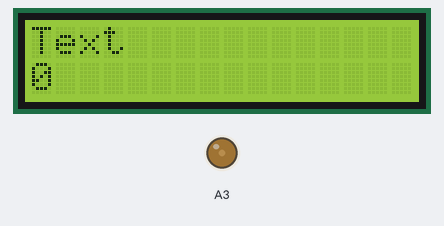
Bench run of a sketch on a simulated Arduino MKR. Shown: 16×2 character LCD, output pins drawn as LEDs (lit = HIGH). WiFi joins after 1.5 s; servers stay silent unless stated.

Above: at 3.1 s.
At 7.1 s:
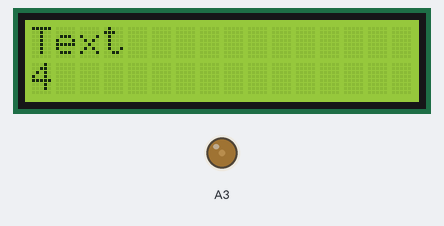
At 12.1 s:
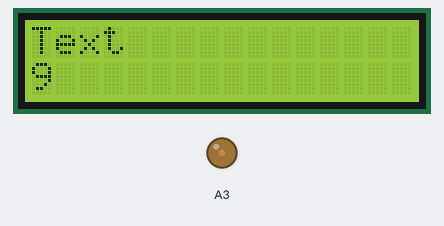
At 20.1 s:
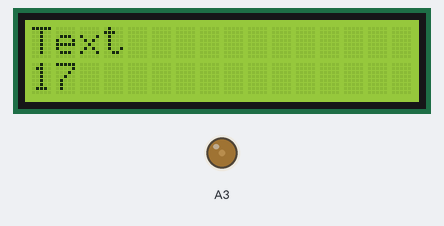
At 29.2 s:
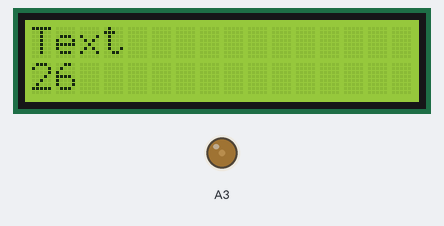
At 38.2 s:
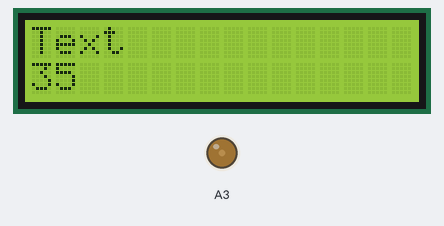

The sketch:

project2_may08b.ino
```cpp
#include "arduino_secrets.h"
#include "thingProperties.h"
#include <LiquidCrystal.h>
int Contrast = 50;

const int rs = 12, en = 11, d4 = 2, d5 = 3, d6 = 4, d7 = 5;
LiquidCrystal lcd(rs, en, d4, d5, d6, d7);

int seconds = 0;

void setup() {
  // Initialize serial and wait for port to open:
  Serial.begin(9600);
  // This delay gives the chance to wait for a Serial Monitor without blocking if none is found
  delay(1500);

  // Defined in thingProperties.h
  initProperties();

  // Connect to Arduino IoT Cloud
  ArduinoCloud.begin(ArduinoIoTPreferredConnection);

  analogWrite(A3, Contrast);
  lcd.begin(16, 2);
}

void loop() {
  ArduinoCloud.update();
  lcd.setCursor(0, 0);
  lcd.print("Text");
  lcd.setCursor(0, 1);
  lcd.print(seconds);
  seconds += 1;
  delay(1000);
}
```

arduino_secrets.h
```cpp
#define SECRET_SSID ""
#define SECRET_OPTIONAL_PASS ""
```

thingProperties.h
```cpp
// Code generated by Arduino IoT Cloud, DO NOT EDIT.

#include <ArduinoIoTCloud.h>
#include <Arduino_ConnectionHandler.h>

const char SSID[]     = SECRET_SSID;    // Network SSID (name)
const char PASS[]     = SECRET_OPTIONAL_PASS;    // Network password (use for WPA, or use as key for WEP)


void initProperties(){


}

WiFiConnectionHandler ArduinoIoTPreferredConnection(SSID, PASS);
```

Measured:
- what the display in image 0 shows lasts 1.0 s, from 3.1 s to 4.1 s
